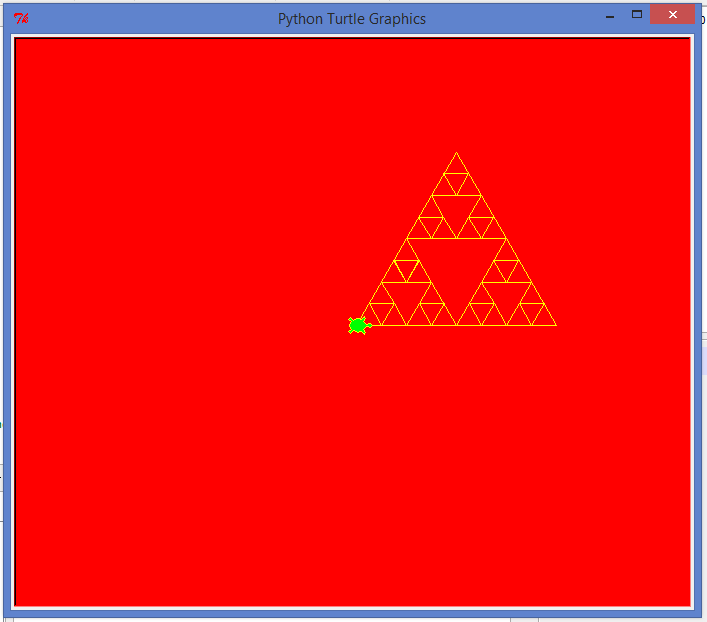

This figure's Python source:
import turtle
#Haha TTpro
def draw_triangle(the_turtle,length,ori,recursion):
    recursion=recursion+1
    meow= the_turtle

    for i in range(0,3):
        if(recursion<4):
        #if (0):
            meow.forward(length/2)
            meow.left(120)
            draw_triangle(meow,length/2,0,recursion)
            meow.right(120)
            meow.forward(length/2)
        else:
            meow.forward(length)
        if (ori==1):
            meow.left(120)
        else:
            meow.right(120)

meow = turtle.Turtle() # init
meow.speed(10) # speed = 1 to slow turtle down
meow.color("yellow","green") # set color5
meow.shape("turtle") # set shape to a turtle
background = turtle.Screen()  # create background
background.bgcolor("red")     # set background color to red


draw_triangle(meow,200,1,0)

#meow.forward(100)
#meow.left(120)
#draw_triangle(meow,100,0,0)
#meow.right(120)

background.exitonclick()      # click anywhere to close background
